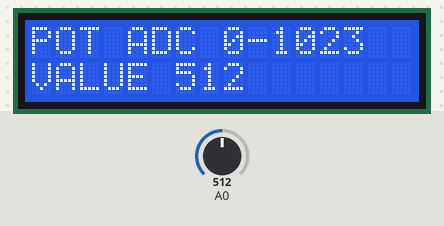
This sketch was run on a simulated Arduino Uno R4 WiFi. On the bench: 16×2 character LCD. The inputs (shaded band) are chosen by the test bench; at power-on: A0 = 512 (analog values on the 0–1023 scale). WiFi joins after 1.5 s; servers stay silent unless stated; no MQTT or app messages arrive unless stated; what the sketch prints to the serial monitor is not drawn.

Above: at 2.7 s.
2.8 s: A0 set to 716
At 4.1 s:
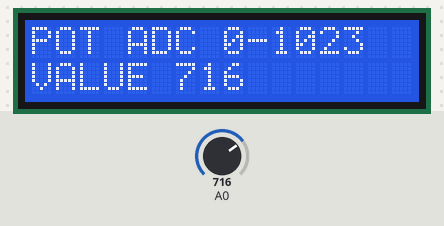
5.0 s: A0 set to 900
At 6.8 s:
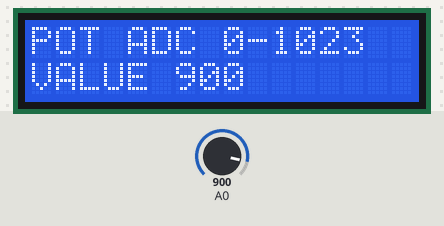
8.4 s: A0 set to 1023
At 9.7 s:
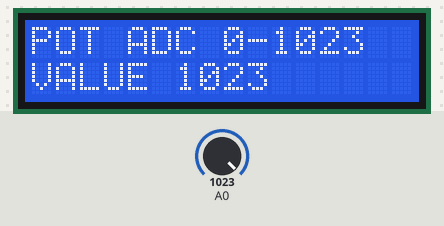
Timing chart, 0 to 11.4 s (numbered marks = the images above; inputs shaded):
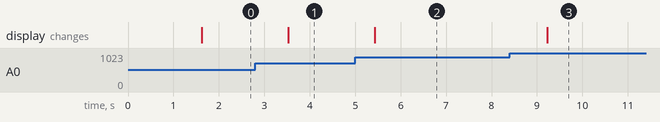

Measured:
- after the input at 2.8 s, the display: changes after 0.73 s (image 1)
- after the input at 5.0 s, the display: changes after 0.43 s (image 2)
- after the input at 8.4 s, the display: changes after 0.83 s (image 3)

The sketch:

Mock_Potentiometer.ino
```cpp
/*
=========================================================================
  Mock 02 — Potentiometer ส่ง Analog 0–1023
  ประเภท: แบบฝึกจากข้อสอบ Mock — ห้ามเปลี่ยน payload หลักที่ Mock คาดหวัง
  อุปกรณ์: Potentiometer, LCD
  หน้าที่: อ่าน / ควบคุมอุปกรณ์แล้วแสดงบน LCD และรับส่งค่า MQTT ตาม Topic
  การทำงาน: หมุนปุ่มได้ค่า 720 → Publish 720
  วิธีต่อสาย:
  - ขานอก Potentiometer → 5V / GND, ขากลาง → A0
  - LCD I2C 16×2: VCC→5V, GND→GND, SDA→SDA, SCL→SCL
  - LCD Address ตัวอย่าง 0x27; ถ้าจอไม่ขึ้น ให้ใช้ I2C Scanner ตรวจที่อยู่จริง
  Broker: phycom.it.kmitl.ac.th | Port: 1883 | Wi-Fi: EDOK
  ข้อมูลที่คาดหวัง: หมุนปุ่มได้ค่า 720 → Publish 720
  Serial Monitor: 115200 baud
  สาย GND ทุกอุปกรณ์ต้องร่วมกัน และตรวจขาจริงก่อนจ่ายไฟ
  GitHub Public: อย่าใช้รหัส Wi-Fi นี้กับระบบที่ต้องการปกปิดรหัส
=========================================================================
*/
#include <WiFiS3.h>              // Wi-Fi ของ Arduino UNO R4 WiFi
#include <MQTTClient.h>          // MQTT by 256dpi สำหรับ Publish/Subscribe
#include <Wire.h>                // ติดต่อจอผ่าน I2C
#include <LiquidCrystal_I2C.h>   // ไลบรารีจอ LCD 16×2
#include <math.h>                // สำหรับสมการ NTC / log() และคณิตศาสตร์

// =====================================================================
// ส่วนที่ 1 — ตั้งค่าเครือข่าย: เปลี่ยน SSID/PASSWORD และ Broker ตรงนี้
// =====================================================================
const char WIFI_SSID[]="EDOK";                // <<< เปลี่ยนชื่อ Wi-Fi ตรงนี้
const char WIFI_PASS[]="1234567890";          // <<< เปลี่ยนรหัส Wi-Fi ตรงนี้
const char MQTT_HOST[]="phycom.it.kmitl.ac.th"; // <<< เปลี่ยน MQTT Host ตรงนี้
const int MQTT_PORT=1883;                     // <<< เปลี่ยน MQTT Port ตรงนี้

// =====================================================================
// ส่วนที่ 2 — MQTT TOPIC: เปลี่ยนข้อความภายใน "..." 3 บรรทัดนี้
// ห้ามสลับทิศทาง Topic: DATA=บอร์ดส่ง; COMMAND=เว็บส่ง; ACK=บอร์ดตอบ
// ชื่อ Topic ต้องตรงกับที่เว็บใช้ทุกตัวอักษร (รวมตัวพิมพ์เล็กใหญ่)
// หากทำข้อสอบ Mock: Topic ด้านล่างตรงตาม Mock แล้ว อย่าเปลี่ยนโดยไม่จำเป็น
// ถ้าเปลี่ยน Topic ของโค้ด ต้องเปลี่ยนเว็บไซต์ catalog / control ด้วย
// =====================================================================
const char TOPIC_DATA[]="68070131/light";          // <<< แก้ TOPIC สำหรับ Arduino Publish ขึ้นเว็บตรงนี้
const char TOPIC_COMMAND[]="68070131/guess/02/set";    // <<< แก้ TOPIC สำหรับ Arduino Subscribe จากเว็บตรงนี้
const char TOPIC_ACK[]="68070131/guess/02/ack"; // <<< แก้ TOPIC แจ้งผลรับคำสั่งตรงนี้

// =====================================================================
// ส่วนที่ 3 — ตัวแปรและค่าเวลา: เปลี่ยนช่วงเวลาอ่านค่าได้ที่ SAMPLE_MS
// =====================================================================
WiFiClient network;                       // ช่องสื่อสาร TCP ที่ MQTT ใช้ผ่าน Wi-Fi
MQTTClient mqtt(512);                    // บัฟเฟอร์ข้อความ MQTT 512 bytes
LiquidCrystal_I2C lcd(0x27,16,2);       // <<< Address LCD 0x27 / 0x3F แก้ตรงนี้
const unsigned long SAMPLE_MS=950UL; // <<< ปรับช่วงอ่านอุปกรณ์/ส่งข้อมูล มิลลิวินาที
const unsigned long WIFI_RETRY_MS=10000UL; // ลอง Wi-Fi ใหม่ทุก 10 วินาที
const unsigned long MQTT_RETRY_MS=5000UL;  // ลอง MQTT ใหม่ทุก 5 วินาที
String clientId;                          // MQTT Client ID ไม่ให้ชนกับบอร์ดอื่น
unsigned long lastSample=0;               // เวลาอ่านอุปกรณ์ครั้งล่าสุด
unsigned long lastWifiRetry=0;            // เวลาลองต่อ Wi-Fi ครั้งล่าสุด
unsigned long lastMqttRetry=0;            // เวลาลองต่อ MQTT ครั้งล่าสุด
bool ackPending=false;                    // true = มี ACK รอส่งกลับเว็บไซต์
String ackText="BOOT";                    // ข้อความผลตอบรับคำสั่งจากเว็บ

// =====================================================================
// ส่วนที่ 4 — ตัวแปรของโจทย์: ปรับค่าเกณฑ์และพินจากโค้ดข้างล่าง
// =====================================================================


// =====================================================================
// ส่วนที่ 5 — ฟังก์ชันช่วยแสดง LCD / วัด Ultrasonic
// =====================================================================
void lcdLine(byte row,String message){ // พิมพ์ LCD โดยเคลียร์อักษรเก่าทุกครั้ง
  message=message.substring(0,16);    // LCD กว้าง 16 ตัวอักษร
  while(message.length()<16)message+=' '; // เติมช่องว่างป้องกันอักษรเดิมค้าง
  lcd.setCursor(0,row);               // ย้าย Cursor ไปต้นแถวที่ต้องการ
  lcd.print(message);                 // พิมพ์ข้อความแถวที่เลือก
}


// =====================================================================
// ส่วนที่ 6 — รับ MQTT: แก้กฎคำสั่งและการควบคุมอุปกรณ์ตรงนี้
// =====================================================================
bool applyCommand(String p){          // p คือ Payload ที่เว็บ Publish มา
  p.trim();                           // ลบช่องว่างที่ไม่ต้องการ
  return p=="PING";
}
void onMqtt(String &topic,String &message){ // เรียกเมื่อ Broker ส่งข้อความมา
  if(topic!=TOPIC_COMMAND)return;     // รับเฉพาะ TOPIC_COMMAND ไม่รับข้อความของตัวเอง
  if(message.length()>40){ackText="ERROR:TOO_LONG";ackPending=true;return;} // จำกัดความยาว
  bool ok=applyCommand(message);      // ประมวลผลคำสั่งเฉพาะโจทย์
  ackText=ok?"OK:"+message:"ERROR:INVALID"; // บันทึกผลตอบกลับ
  ackPending=true;                    // จะ Publish ACK ใน loop ไม่ทำใน Callback
  Serial.println(String("MQTT RX: ")+message);
}

// =====================================================================
// ส่วนที่ 7 — อ่านเซนเซอร์และแสดงผล: แก้ตรรกะโจทย์ตรงนี้
// =====================================================================
void setupHardware(){                 // กำหนดพิน INPUT/OUTPUT เฉพาะอุปกรณ์
  analogReadResolution(10);
}
String readHardware(){               // คืนข้อความ Payload ที่ต้อง Publish
  int raw=analogRead(A0);lcdLine(0,"POT ADC 0-1023");lcdLine(1,String("VALUE ")+raw);return String(raw);
}

// =====================================================================
// ส่วนที่ 8 — Wi-Fi / MQTT: reconnect อัตโนมัติและ Subscribe หลังเชื่อม
// =====================================================================
void keepConnected(){                // ฟังก์ชันดูแลการเชื่อมต่อ
  unsigned long now=millis();        // เวลาเดินของบอร์ด หน่วย ms
  if(WiFi.status()!=WL_CONNECTED){   // ถ้า Wi-Fi หลุด
    if(now-lastWifiRetry>=WIFI_RETRY_MS){
      lastWifiRetry=now;             // รีเซ็ตเวลา retry
      WiFi.begin(WIFI_SSID,WIFI_PASS); // ขอเชื่อม Wi-Fi ใหม่
    }
    return;                          // ยังไม่พยายามต่อ MQTT จนกว่า Wi-Fi จะมา
  }
  if(!mqtt.connected()){             // ถ้ายังไม่ได้เชื่อม Broker
    if(now-lastMqttRetry>=MQTT_RETRY_MS){
      lastMqttRetry=now;
      if(mqtt.connect(clientId.c_str())){ // Connect ด้วย Client ID ไม่ซ้ำ
        mqtt.subscribe(TOPIC_COMMAND);   // <<< สมัครรับ Topic คำสั่งจากเว็บตรงนี้
        mqtt.publish(TOPIC_ACK,"ONLINE"); // <<< แจ้งเว็บว่าบอร์ดกลับมาออนไลน์
        Serial.println("MQTT CONNECTED");
      }
    }
    return;
  }
  mqtt.loop();                       // สำคัญ: ต้องเรียกบ่อยเพื่อรับคำสั่งและรักษา MQTT
  if(ackPending&&mqtt.publish(TOPIC_ACK,ackText)){ // <<< Publish ACK ไป Topic สถานะ
    ackPending=false;                // ส่งสำเร็จแล้วจึงล้างธง
  }
}

// =====================================================================
// ส่วนที่ 9 — setup() รันตอนเริ่มต้นเพียงครั้งเดียว
// =====================================================================
void setup(){
  Serial.begin(115200);              // เปิด Serial Monitor 115200 baud
  Wire.begin();                      // เริ่มระบบ I2C ต่อจอ LCD
  lcd.init();                        // เริ่มใช้งาน LCD
  lcd.backlight();                   // เปิดไฟ Backlight ของจอ
  lcdLine(0,"PHYCOM GUESS 02");      // แสดงชื่อโจทย์บนจอ
  lcdLine(1,"STARTING ...");        // แจ้งว่ากำลังเปิดระบบ
  setupHardware();                   // ตั้งค่าพินเซนเซอร์ตามโจทย์
  byte mac[6]={0};                   // เก็บ MAC Address 6 ไบต์
  WiFi.macAddress(mac);              // อ่าน MAC เพื่อทำ Client ID ไม่ซ้ำกัน
  clientId="phycom-guess-02-";
  for(byte i=0;i<6;i++){            // แปลง MAC เป็นตัวอักษรฐาน 16
    if(mac[i]<16)clientId+="0";      // เติมเลข 0 ถ้าไบต์สั้น
    clientId+=String(mac[i],HEX);    // ต่อท้าย clientId
  }
  mqtt.begin(MQTT_HOST,MQTT_PORT,network); // ตั้งค่า Broker port และ TCP Client
  mqtt.onMessage(onMqtt);            // ตั้งฟังก์ชันจัดการข้อความจากเว็บ
  WiFi.begin(WIFI_SSID,WIFI_PASS);   // เริ่มเชื่อม Wi-Fi ตามค่าด้านบน
  Serial.println(String("PUB: ")+TOPIC_DATA);     // <<< ดู Topic ส่งข้อมูลได้ใน Serial
  Serial.println(String("SUB: ")+TOPIC_COMMAND);  // <<< ดู Topic รับคำสั่งได้ใน Serial
  Serial.println(String("ACK: ")+TOPIC_ACK);      // <<< ดู Topic สถานะได้ใน Serial
}

// =====================================================================
// ส่วนที่ 10 — loop() ทำงานวนซ้ำตลอดเวลา
// =====================================================================
void loop(){
  keepConnected();                   // คงการเชื่อมและอ่านคำสั่งจาก MQTT
  if(millis()-lastSample<SAMPLE_MS)return; // ยังไม่ถึงเวลาอ่านข้อมูล
  lastSample=millis();               // บันทึกเวลาอ่านล่าสุด
  String value=readHardware();       // อ่านค่าตามโจทย์ / ปรับ LCD
  if(value.length()==0)return;       // Keypad ยังไม่กด ไม่ต้อง Publish
  Serial.println(String("DATA: ")+value); // ดูค่าจริงแม้ Wi-Fi ไม่เชื่อม
  if(mqtt.connected())mqtt.publish(TOPIC_DATA,value); // <<< ส่ง Payload ขึ้นเว็บที่ TOPIC_DATA
}
```
